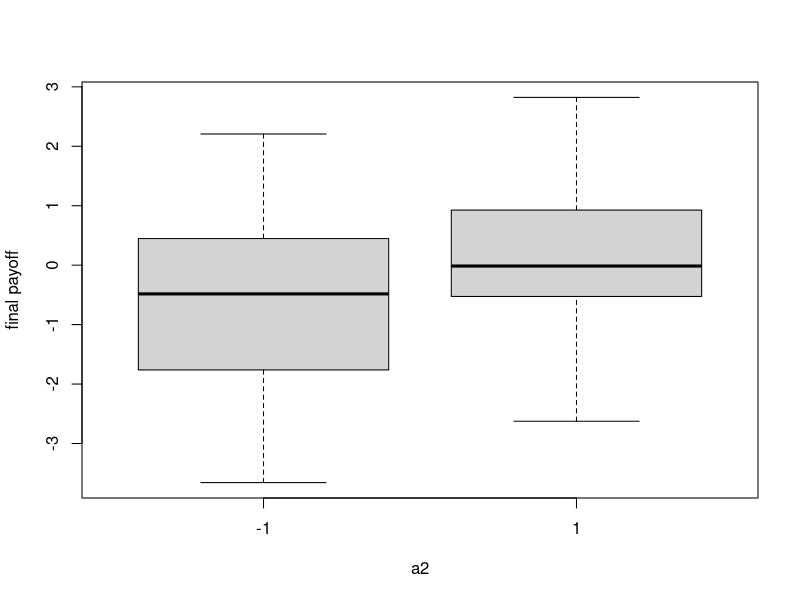

Recreate this plot in R.
# simulation 1, setting 6, of Murray et.al. 2018

# true parameters; first half for main effect and second half for treatment effects
beta1 = c(0.644, 0.006, 0.369, 0.019) #stage 1 Q-function 
beta2 = c(0.00, 0.00, -0.50, 0.00, 0.00, 0.25, 0.00, 0.50, 0.50) # stage 2 Q-function
delta = c(0.1, 0.1) # o2 outcome model p(o2 | o1, a1) 

# sample 
set.seed(67);n = 200 # {-1,1} coding for covariates and assignment
o1 = 2* rbinom(n, 1, 0.5) -1 ; a1 = 2* rbinom(n, 1, 0.5) -1 
o2 = 2* rbinom(n, 1, 1/(1 + exp(-cbind(o1, a1) %*% delta))) -1 
a2 = 2 * rbinom(n, 1, 0.5) -1
y = rnorm(n, cbind(1, o1, a1, o1*a1,o2, a2,a2*o1,a2*a1, a2*o2 ) %*% beta2, 1)

my_dataset = list(data = cbind(o1, a1, o2, a2,y), beta1 = beta1, beta2 = beta2, delta = delta)

# check
View(my_dataset$data)
cor(my_dataset$data[,'a2'], my_dataset$data[,'y'])
boxplot(my_dataset$data[,'y'] ~my_dataset$data[,'a2'], 
        xlab = 'a2', 
        ylab = 'final payoff') 
